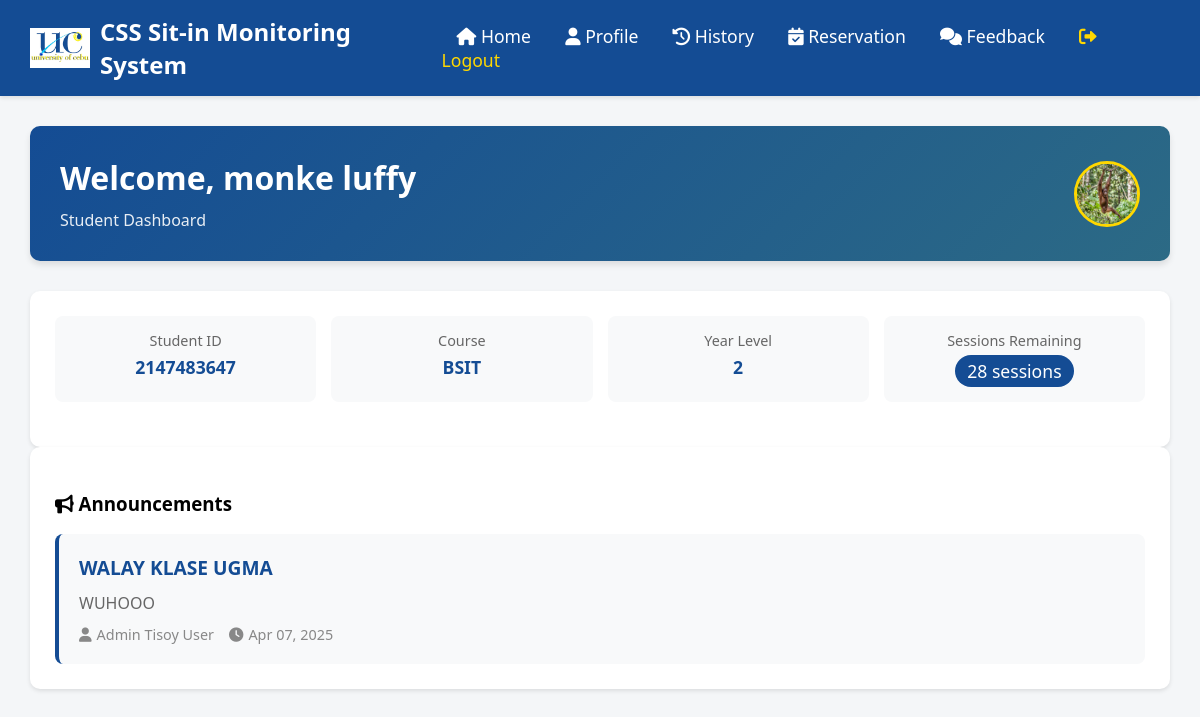
Page /dashboard.php (signed in) on the committed database.
### tables this page shows
CREATE TABLE `users` (
  `ID` int(11) NOT NULL,
  `Lastname` varchar(255) NOT NULL,
  `Firstname` varchar(255) NOT NULL,
  `Midname` varchar(255) NOT NULL,
  `course` varchar(50) NOT NULL,
  `year_level` int(11) NOT NULL,
  `username` varchar(255) NOT NULL,
  `password` varchar(255) NOT NULL,
  `PROFILE_IMG` varchar(255) DEFAULT 'images/default.jpg',
  `role` varchar(20) DEFAULT 'user',
  `sessions_remaining` int(11) DEFAULT 30
);

CREATE TABLE `announcements` (
  `id` int(11) NOT NULL,
  `title` varchar(255) NOT NULL,
  `content` text NOT NULL,
  `posted_by` varchar(100) NOT NULL,
  `created_at` timestamp NOT NULL DEFAULT current_timestamp()
);

### dashboard.php (the view, shortened to what this page needs)
<?php
include("connect.php");
$username = $_SESSION['username'];
$query = "SELECT * FROM users WHERE username = ?";
$stmt = mysqli_prepare($conn, $query);
mysqli_stmt_bind_param($stmt, "s", $username);
mysqli_stmt_execute($stmt);
$result = mysqli_stmt_get_result($stmt);
$user_info = mysqli_fetch_assoc($result);
$announcements_query = "SELECT * FROM announcements ORDER BY created_at DESC LIMIT 5";
$announcements_result = mysqli_query($conn, $announcements_query);
?>
<!DOCTYPE html>
<html lang="en">
<head>
    <link rel="stylesheet" href="https://cdnjs.cloudflare.com/ajax/libs/font-awesome/6.0.0/css/all.min.css">
</head>
<body>
    <div class="navbar">
        <a href="#" class="navbar-brand">
            <img src="UC logo.jpg" alt="UC Logo">
            CSS Sit-in Monitoring System
        </a>
        <div class="navbar-links">
            <a href="dashboard.php"><i class="fas fa-home"></i> Home</a>
            <a href="student_profile.php"><i class="fas fa-user"></i> Profile</a>
            <a href="student_history.php"><i class="fas fa-history"></i> History</a>
            <a href="student_reservation.php"><i class="fas fa-calendar-check"></i> Reservation</a>
            <a href="student_feedback.php"><i class="fas fa-comments"></i> Feedback</a>
            <a href="logout.php" style="color: var(--accent-color);"><i class="fas fa-sign-out-alt"></i> Logout</a>
        </div>
    </div>
    <div class="main-content">
        <div class="welcome-section">
            <div class="welcome-text">
                <h1>Welcome, <?php echo htmlspecialchars($user_info['Firstname'] . ' ' . $user_info['Lastname']); ?></h1>
                <p>Student Dashboard</p>
            </div>
            <div class="user-profile">
                <img src="<?php echo !empty($user_info['PROFILE_IMG']) ? htmlspecialchars($user_info['PROFILE_IMG']) : 'images/default.jpg'; ?>" alt="Profile Picture">
            </div>
        </div>
        <div class="card">
            <div class="student-info">
                <div class="info-item">
                    <div class="info-label">Student ID</div>
                    <div class="info-value"><?php echo htmlspecialchars($user_info['ID']); ?></div>
                </div>
                <div class="info-item">
                    <div class="info-label">Course</div>
                    <div class="info-value"><?php echo htmlspecialchars($user_info['course']); ?></div>
                </div>
                <div class="info-item">
                    <div class="info-label">Year Level</div>
                    <div class="info-value"><?php echo htmlspecialchars($user_info['year_level']); ?></div>
                </div>
                <div class="info-item">
                    <div class="info-label">Sessions Remaining</div>
                    <div class="info-value sessions-badge <?php echo $user_info['sessions_remaining'] <= 0 ? 'sessions-empty' : ''; ?>">
                        <?php echo htmlspecialchars($user_info['sessions_remaining']); ?> sessions
                    </div>
                </div>
            </div>
        </div>
        <div class="card">
            <h3><i class="fas fa-bullhorn"></i> Announcements</h3>
            <div class="announcements-list">
                <?php
                if (is_object($announcements_result) && mysqli_num_rows($announcements_result) > 0):
                    while($announcement = mysqli_fetch_assoc($announcements_result)):
                ?>
                <div class="announcement-item">
                    <div class="announcement-content">
                        <h4><?php echo htmlspecialchars($announcement['title']); ?></h4>
                        <p><?php echo htmlspecialchars($announcement['content']); ?></p>
                        <div class="announcement-meta">
                            <span><i class="fas fa-user"></i> <?php echo htmlspecialchars($announcement['posted_by']); ?></span>
                            <span><i class="fas fa-clock"></i> <?php echo date('M d, Y', strtotime($announcement['created_at'])); ?></span>
                        </div>
                    </div>
                </div>
                <?php
                    endwhile;
                else:
                ?>
                <div class="no-announcements">
                    <p><i class="fas fa-info-circle"></i> No announcements available</p>
                </div>
                <?php endif; ?>
            </div>
        </div>
    </div>
</body>
</html>

### dashboard.php (style rules this page uses)
:root { --primary-color: #144c94; --secondary-color: #2c6a85; --accent-color: #ffd700; --light-bg: #f4f6f8; }
body { font-family: 'Segoe UI', Tahoma, Geneva, Verdana, sans-serif; margin: 0; padding: 0; background-color: var(--light-bg); }
.navbar { background-color: var(--primary-color); padding: 15px 30px; display: flex; justify-content: space-between; align-items: center; box-shadow: 0 2px 4px rgba(0,0,0,0.1); }
.navbar-brand { display: flex; align-items: center; color: white; text-decoration: none; font-size: 1.5em; font-weight: bold; }
.navbar-brand img { height: 40px; margin-right: 10px; }
.navbar-links a { color: white; text-decoration: none; margin: 0 15px; font-size: 1.1em; transition: color 0.3s; }
.main-content { padding: 30px; max-width: 1400px; margin: 0 auto; }
.welcome-section { background: linear-gradient(135deg, var(--primary-color), var(--secondary-color)); color: white; padding: 30px; border-radius: 10px; margin-bottom: 30px; display: flex; justify-content: space-between; align-items: center; box-shadow: 0 4px 6px rgba(0,0,0,0.1); }
.welcome-text h1 { margin: 0; font-size: 2em; }
.welcome-text p { margin: 10px 0 0 0; opacity: 0.9; }
.user-profile { display: flex; align-items: center; gap: 15px; }
.user-profile img { width: 60px; height: 60px; border-radius: 50%; border: 3px solid var(--accent-color); }
.card { background-color: white; padding: 25px; border-radius: 10px; box-shadow: 0 2px 4px rgba(0,0,0,0.1); transition: transform 0.3s; }
.announcements-list { display: flex; flex-direction: column; gap: 15px; }
.announcement-item { display: flex; justify-content: space-between; align-items: flex-start; padding: 20px; background-color: #f8f9fa; border-radius: 8px; border-left: 4px solid var(--primary-color); }
.announcement-content { flex: 1; }
.announcement-content h4 { margin: 0 0 10px 0; color: var(--primary-color); font-size: 1.2em; }
.announcement-content p { margin: 0 0 10px 0; color: #666; line-height: 1.5; }
.announcement-meta { display: flex; gap: 15px; color: #888; font-size: 0.9em; margin-top: 10px; }
.announcement-meta span { display: flex; align-items: center; gap: 5px; }
.student-info { display: grid; grid-template-columns: repeat(auto-fit, minmax(200px, 1fr)); gap: 15px; margin-bottom: 20px; }
.info-item { background-color: #f8f9fa; padding: 15px; border-radius: 8px; text-align: center; }
.info-label { color: #666; font-size: 0.9em; margin-bottom: 5px; }
.info-value { color: var(--primary-color); font-weight: bold; font-size: 1.1em; }
.sessions-badge { background-color: var(--primary-color); color: white; padding: 4px 12px; border-radius: 20px; font-weight: 500; display: inline-block; }

### rows in the picture
users: Firstname+Lastname "monke luffy", PROFILE_IMG (picture), ID "2147483647", course "BSIT", year_level "2", sessions_remaining "28"
announcements: title "WALAY KLASE UGMA", content "WUHOOO", posted_by "Admin Tisoy User", created_at "Apr 07, 2025"
